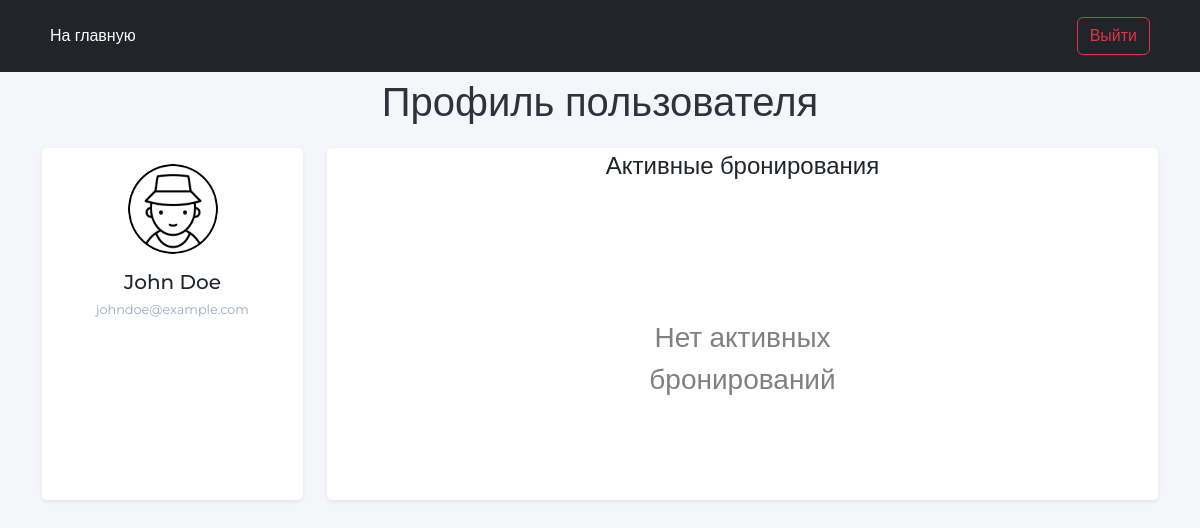
The page /userProfile.php (signed in) on the database its author committed.
### tables this page shows
CREATE TABLE user (
  id INT NOT NULL AUTO_INCREMENT,
  name VARCHAR(50) NOT NULL,
  surname VARCHAR(255) DEFAULT NULL,
  birthDate DATE NOT NULL,
  phoneNumber VARCHAR(255) NOT NULL,
  email VARCHAR(50) NOT NULL,
  password VARCHAR(20) NOT NULL,
  PRIMARY KEY (id)
);

### backend/displayingData.php (called while the page is built, shortened)
<?php
include "connection.php";
function GetUserByID($id)
{
    try {
        global $conn;
        $stmt = $conn->prepare("select *from user where id =:id");
        $stmt->execute(array(':id' => $id));
        $results = $stmt->fetchAll(PDO::FETCH_ASSOC);
    } catch (PDOException $e) {
        echo 'Failed to get data from database: ' . $e->getMessage();
        exit();
    }
    return $results[0];
}
function GetBookingByUserID($idUser)
{
    try {
        global $conn;
        $stmt = $conn->prepare("select *from booking where idUser =:idUser");
        $stmt->execute(array(':idUser' => $idUser));
        $results = $stmt->fetchAll(PDO::FETCH_ASSOC);
    } catch (PDOException $e) {
        echo 'Failed to get data from database: ' . $e->getMessage();
        exit();
    }
    return $results;
}

### userProfile.php (the view, shortened to what this page needs)
<?php
include "backend/displayingData.php";
$user = null;
if ($_SESSION['id_user'] != null) {
  $user = GetUserByID($_SESSION['id_user']);
}
?>
<!DOCTYPE html>
<html lang="en">
<head>
  <link href="https://cdn.jsdelivr.net/npm/bootstrap@5.3.0-alpha3/dist/css/bootstrap.min.css" rel="stylesheet" />
  <link rel="stylesheet" href="styles/userProfileStyles.css" />
</head>
<body>
  <header class="p-3 bg-dark text-white">
    <div class="container">
      <div class="d-flex flex-wrap align-items-center justify-content-center justify-content-lg-start">
        <ul class="nav col-12 col-lg-auto me-lg-auto mb-2 justify-content-center mb-md-0">
          <li>
            <a href="index.php" class="nav-link px-2 text-white">На главную</a>
          </li>
        </ul>
        <form action="backend/userProfileHandler.php" method="get">
          <button type="submit" name="leave" class="d-inline btn btn-outline-danger me-2" value="out">
            Выйти
          </button>
        </form>
      </div>
    </div>
  </header>
  <p class="fs-1 text-center">Профиль пользователя</p>
  <div class="container">
    <div class="row gutters">
      <div class="col-xl-3 col-lg-3 col-md-12 col-sm-12 col-12" style="height: 44vh">
        <div class="card h-100 shadow-sm">
          <div class="card-body">
            <div class="account-settings">
              <div class="user-profile">
                <div class="user-avatar">
                  <img src="images/user.png" alt="Maxwell Admin" />
                </div>
                <h5 class="user-name"><?= $user['name'] . ' ' . $user['surname'] ?></h5>
                <h6 class="user-email"><?= $user['email'] ?></h6>
              </div>
            </div>
          </div>
        </div>
      </div>
      <div class="col-xl-9 col-lg-9 col-md-12 col-sm-12 col-12">
        <div class="card h-100 shadow-sm">
          <p class="fs-4 text-center">Активные бронирования</p>
          <form action="backend/userProfileHandler.php" method="get">
            <div class="card-body">
              <div class="row row-cols-1 row-cols-sm-2 row-cols-md-3">
                <?php
                if (empty(GetBookingByUserID($_SESSION['id_user']))) {
                  echo "<div class = 'container' name = 'notFound'>";
                  echo ("<p class='text-center fs-3' style='margin-top: 100px; color: gray;'>Нет активных бронирований</p>");
                  echo "</div>";
                } ?>
              </div>
            </div>
          </form>
        </div>
      </div>
    </div>
  </div>
</body>
</html>

### styles/userProfileStyles.css (style rules this page uses)
body { margin: 0; color: #2e323c; background: #f5f6fa; position: relative; height: 100%; font-family: 'Montserrat', sans-serif; }
.account-settings .user-profile { margin: 0 0 1rem 0; padding-bottom: 1rem; text-align: center; }
.account-settings .user-profile .user-avatar { margin: 0 0 1rem 0; }
.account-settings .user-profile .user-avatar img { width: 90px; height: 90px; -webkit-border-radius: 100px; -moz-border-radius: 100px; border-radius: 100px; }
.account-settings .user-profile h5.user-name { margin: 0 0 0.5rem 0; }
.account-settings .user-profile h6.user-email { margin: 0; font-size: 0.8rem; font-weight: 400; color: #9fa8b9; }
.card { background: #ffffff; -webkit-border-radius: 5px; -moz-border-radius: 5px; border-radius: 5px; border: 0; margin-bottom: 1rem; }

### rows shown on the page
user: name "John", surname "Doe", email "johndoe@example.com"
